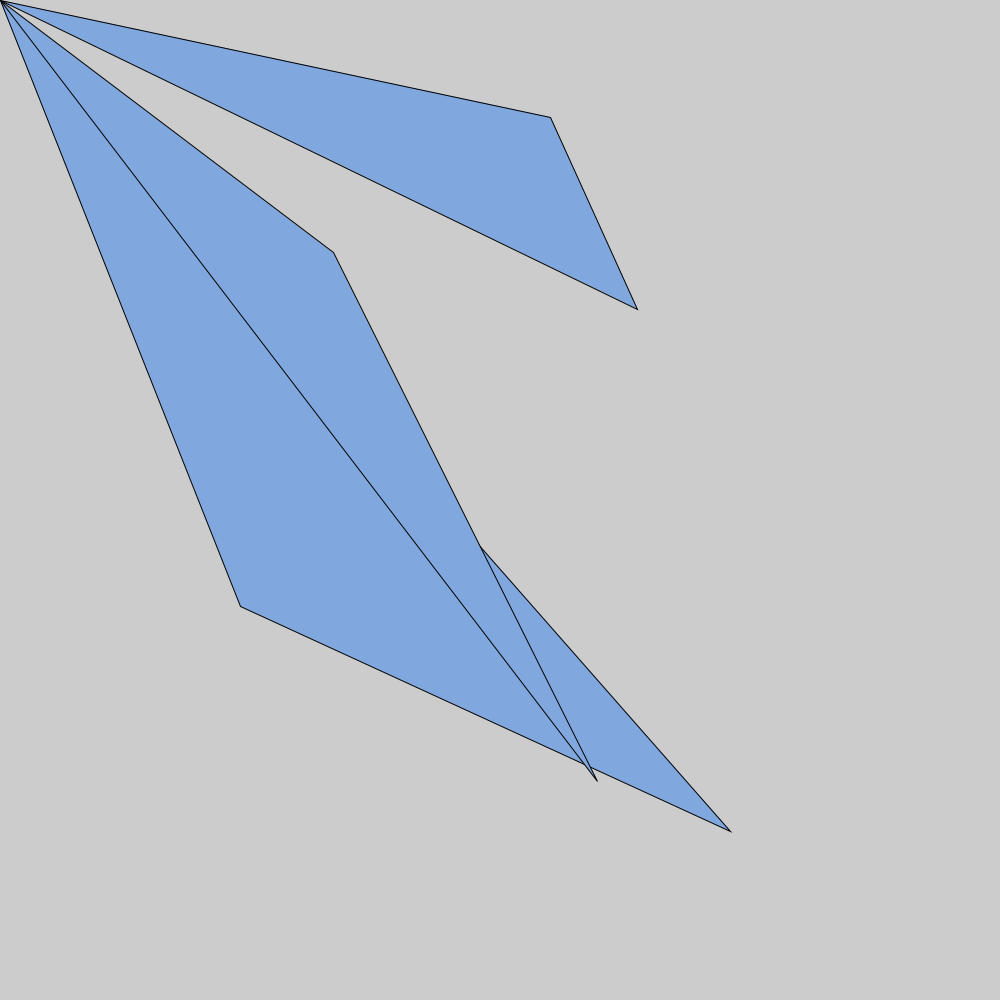
Frame 1 (no input)
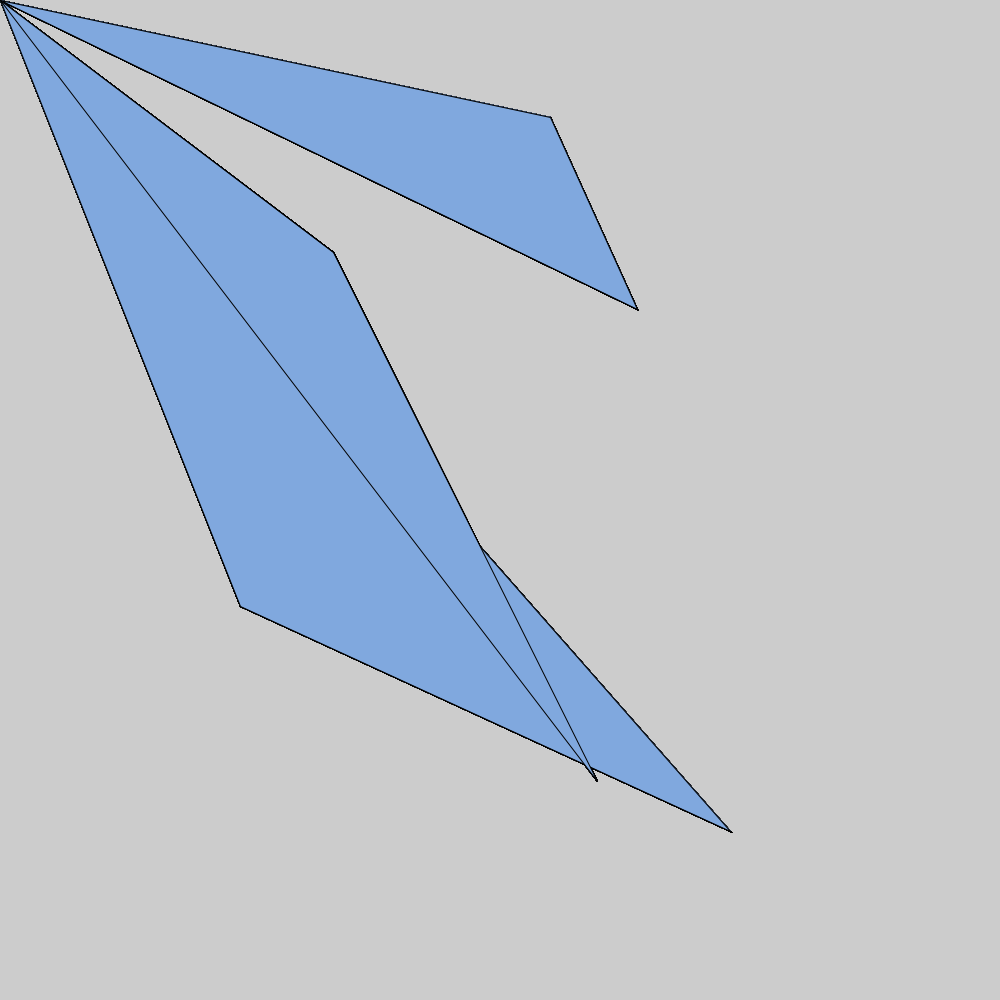
Frame 60 (the mouse pressed at the canvas centre just before this capture)
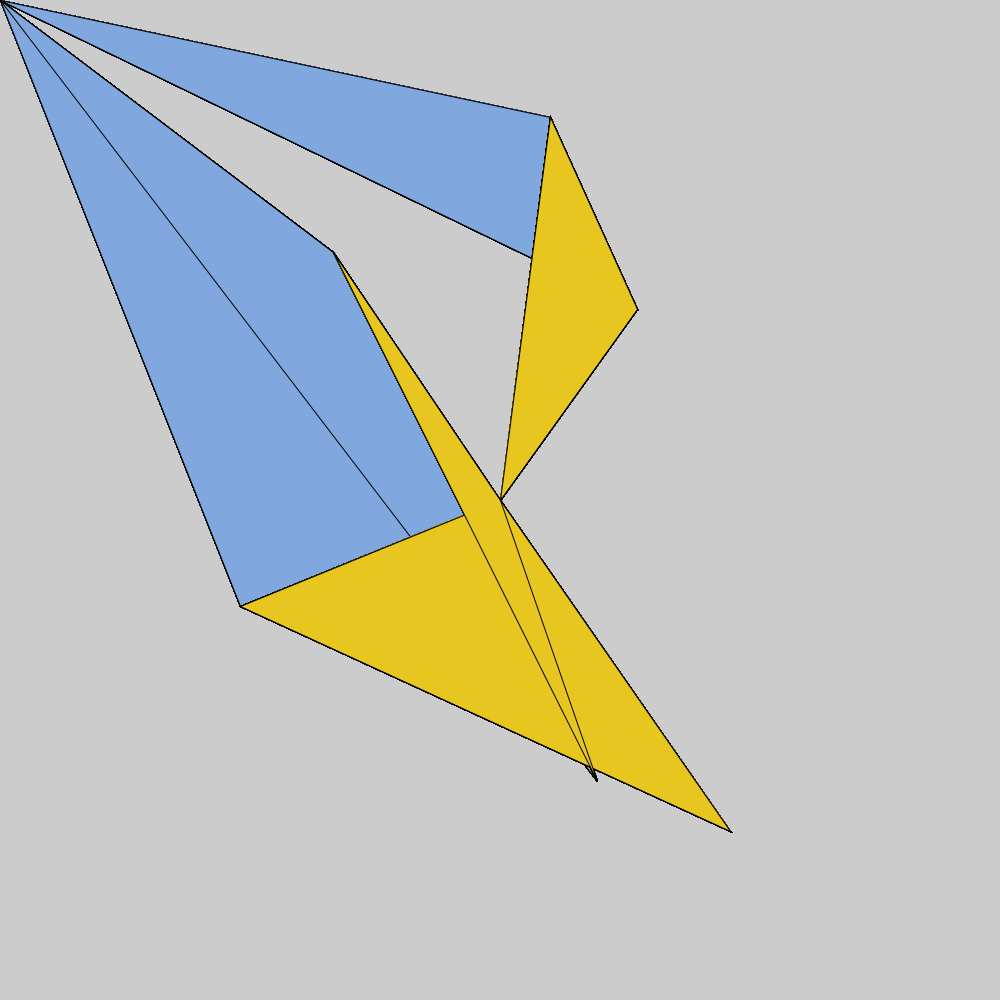
Frame 120 (the mouse held since frame 60 and released just before this capture)

The Processing sketch that drew these frames (run headless with seeded random() and noise(); from frame 60 on, the mouse is pressed at the canvas centre):

// Processing sketch: lolz
// ── lolz.pde
void setup(){
  size(1000,1000);
 
  
}


   
int value = 0;

void draw() {
  
  
 randomSeed(value+mouseX);
   for (int i=1; i < 400; i++) {
  float r =random(0,255);
  float g =random(0,255);
  float b =random(0,255);
  float ri =random(0,255);
  float gi =random(0,255);
  float bi =random(0,255);
  
  fill(r,g,b);
   
   }
 
  randomSeed(value);
   for (int i=1; i < 4; i++) {
  float x=random(0,1000);
  float y =random(0,1000);
  float l =random(0,1000);
  float w =random(0,1000);
  triangle(x,y,l,w,mouseX,mouseY);
  
   }
   
}

void mouseDragged() 
{
  value = value + 1;
  if (value > 1000) {
    value = 0;
  }
}
